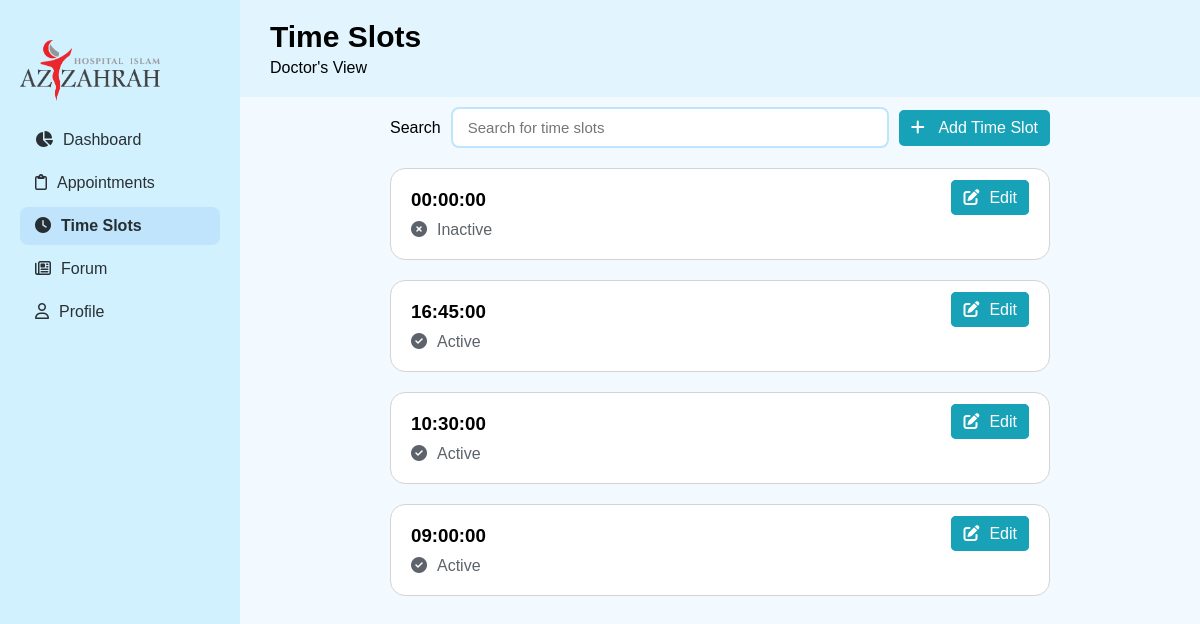
Screenshot of /pages/time-slots/time-slots.php (signed in) with the database file from the repository.
### tables this page shows
CREATE TABLE `time_slot` (
  `time_slot_id` varchar(10) NOT NULL,
  `time` time NOT NULL,
  `status` varchar(10) NOT NULL,
  `staff_id` varchar(15) NOT NULL
);

### pages/time-slots/time-slots.php (the view, shortened to what this page needs)
<?php
include('../../helper/connect.php');
$email = $_SESSION["email"];
$stmt = $conn->prepare("SELECT * FROM staff WHERE email = ?");
$stmt->bind_param("s", $email);
$stmt->execute();
$result = $stmt->get_result();
$user = $result->fetch_assoc();
?>
<!doctype html>
<html lang="en">
<head>
  <link rel="stylesheet" href="../../styles/styles.css" />
</head>
<body>
  <div id="container">
    <?php include("../../components/side-nav.php") ?>
    <main>
      <header>
        <div>
          <h1>Time Slots</h1>
          <p id="role-view">
            <?php echo $role; ?>'s View
          </p>
        </div>
      </header>
      <div id="content">
        <div id="article-search" class="row">
          <label for="search-bar">Search</label>
          <input type="search" name="search-bar" id="search-bar" class="form-control" placeholder="Search for time slots" />
          <button class="btn btn-info" id="add-time-slot-btn"><i class="fa-solid fa-plus"></i>
            Add Time Slot
          </button>
        </div>
        <div class="display-cards">
          <?php
          $staffId = $user["staff_id"];
          $stmt = $conn->prepare("SELECT * FROM time_slot WHERE staff_id = ? ORDER BY time_slot_id DESC");
          $stmt->bind_param("s", $staffId);
          $stmt->execute();
          $result = $stmt->get_result();
          if ($result->num_rows > 0) {
            while ($row = $result->fetch_assoc()) {
              $timeSlotId = $row["time_slot_id"];
              ?>
              <div class="display-card-left-right card" data-time="<?php echo $row["time"]; ?>">
                <div class="display-card-left">
                  <h3><?php echo $row["time"]; ?></h3>
                  <p class="text-gray"><i class="fa-solid fa-circle-<?php echo $row["status"] == "Active" ? "check" : "xmark"; ?>"></i><?php echo $row["status"]; ?></p>
                </div>
                <div class="display-card-right">
                  <div>
                    <a class="btn btn-info" href="edit-time-slot.php?time_slot_id=<?php echo $timeSlotId; ?>"><i class="fa-solid fa-pen-to-square"></i>Edit</a>
                  </div>
                </div>
              </div>
              <?php
            }
          }
          ?>
        </div>
      </div>
    </main>
  </div>
</body>
</html>

### styles/styles.css (style rules this page uses)
:root { --side-nav-bg-color: #d2f1ff; --main-bg-color: #f2faff; --primary-blue: #8ec9f3; --secondary-blue: #bfe4fb; --header-bg-color: #e2f5ff; --success-normal: #198754; --success-hover: #157347; --success-border: #146c43; --secondary-normal: #6c757d; --secondary-hover: #5c636a; --secondary-border: #565e64; --danger-normal: #dc3545; --danger-hover: #bb2d3b; --danger-border: #b02a37; --warning-normal: #ffc107; --warning-hover: #ffca2c; --warning-border: #ffc720; --info-normal: #17a2b8; --info-hover: #138496; --info-border: #17a2b8; }
* { margin: 0; padding: 0; box-sizing: border-box; font-family: Arial, Helvetica, sans-serif; scroll-behavior: smooth; }
main { background-color: var(--main-bg-color); height: 100%; overflow: auto; }
#container { height: 100vh; }
header { background-color: var(--header-bg-color); padding: 20px 30px; position: sticky; top: 0; left: 0; display: flex; align-items: center; gap: 20px; }
header h1 { font-size: 30px; margin-bottom: 5px; }
#content { padding: 10px 15px; }
@media screen and (min-width: 1000px) { main { float: right; width: 80%; } }
@media screen and (min-width: 1000px) { #content { padding: 10px 150px; } }
i { margin-right: 10px; }
.form-control { padding: 10px 15px; border-radius: 8px; outline: none; border: 2px solid var(--secondary-blue); width: 100%; transition: 0.2s; font-size: 15px; }
.row { display: flex; gap: 10px; align-items: center; }
.card { background-color: white; padding: 20px; margin: 20px auto; border-radius: 15px; border: 1px solid lightgray; width: 100%; transition: 0.3s; }
.btn { padding: 7px 10px; border-radius: 5px; cursor: pointer; color: white; transition: 0.2s; font-size: 16px; white-space: nowrap; height: fit-content; text-align: center; text-decoration: none; }
.btn-info { background-color: var(--info-normal); border: 2px solid var(--info-border); }
.display-card-left-right { display: flex; justify-content: space-between; }
.display-card-left { width: 40%; display: flex; flex-direction: column; align-items: start; gap: 10px; }
.display-card-right { width: 60%; display: flex; flex-direction: column; justify-content: space-between; align-items: end; }
.text-gray { color: var(--secondary-hover); }

### rows the page displays
time_slot: time "00:00:00", status "Inactive"
time_slot: time "16:45:00", status "Active"
time_slot: time "10:30:00", status "Active"
time_slot: time "09:00:00", status "Active"

### other values shown
$role "Doctor"
